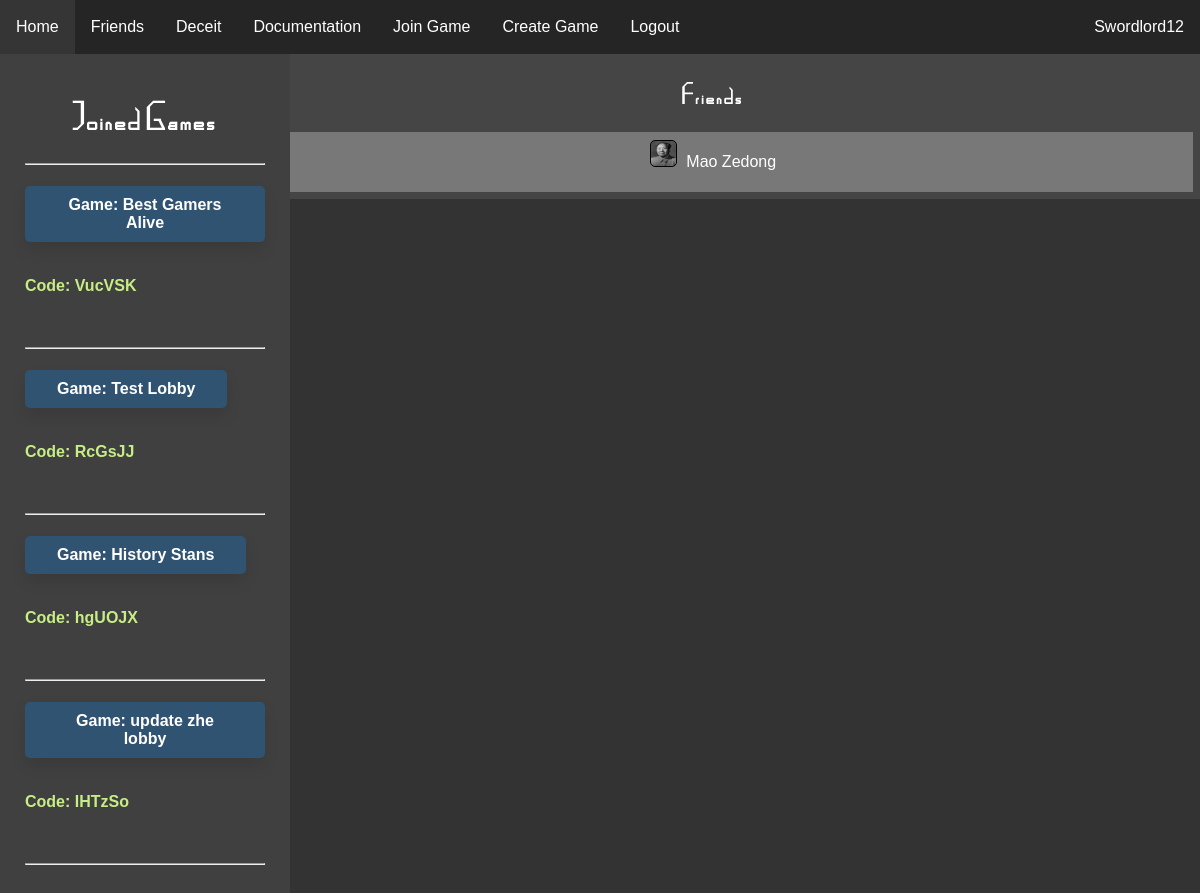
Screenshot of / (signed in) with the database file from the repository.
### website/models.py (models this page shows)
class User(db.Model, UserMixin):
    id = db.Column(db.Integer, primary_key=True)
    email = db.Column(db.String(150), unique=True)
    password = db.Column(db.String(150))
    username = db.Column(db.String(150))
    pfp = db.Column(db.String(50))
    admin = db.Column(db.String(50))

class Game(db.Model):
    id = db.Column(db.Integer, primary_key=True)
    game_name = db.Column(db.String(25))
    is_started = db.Column(db.String(5))
    code = db.Column(db.String(10), unique=True)
    host = db.Column(db.Integer, db.ForeignKey('user.id'))
    draft_pos = db.Column(db.Integer)
    ticker = db.Column(db.Integer)

### website/views.py (the view)
@views.route('/', methods=["GET", "POST"])
@login_required
def home():
    game = []
    friends = []
    for games in db.session.query(GamesJoined).filter_by(user = current_user.id):
        id = games.game
        for filtered in db.session.query(Game).filter_by(id = id):
            links = (filtered, url_for('rooms.room', game_id=id))
            game.append(links)
    friends1 = db.session.query(Friends).filter_by(user1=current_user.id)
    friends2 = db.session.query(Friends).filter_by(user2=current_user.id)
    for friend in friends1:
        print('worked')
        add = db.session.query(User).filter_by(id=friend.user2).first()
        friends.append(add)
    for friend in friends2:
        add = db.session.query(User).filter_by(id=friend.user1).first()
        friends.append(add)
    return render_template("home.html", friends=friends, user=current_user, games_joined = game)

### website/templates/home.html (shortened to what this page needs)
{% extends "base.html" %} {% block title %}Home{% endblock %}
{% block content %}
<br/>
<head>
    <link rel="stylesheet" type="text/css" href="/static/css/home.css" />
</head>
<body style="overflow:hidden">
    <div class="left-sidebar">
    {% if games_joined != [] %}
    {% set counter = 0 %}
    <div id="game_list">
        <h1 style="text-align: center;">Joined Games</h1>
    <hr>
    {% for game in games_joined %}
        {% set counter = counter+1 %}
        <h2 class="home-heading"><a class="game-link" id="game_headings{{counter}}" href={{game[1]}}>Game: {{ game[0].game_name }}</a></h2> <h4 class="game-code">Code: {{ game[0].code }}</h4> <br/>
    <hr>
    {% endfor %}
    {% else %}
        <h1>No games joined currently. Join one <a class="join-here">here</a></h1>
    {% endif %}
    <br/>
    <br/>
    <br/>
    <br/>
    <br/>
    <br/>
    </div>
    </div>
    <article class="friends">
        <h1 class="friends_title"><a class = "game-link" href="{{url_for('profiles.friends')}}">Friends</a></h1>
        {% for friend in friends %}
            <article class="individual">
                <div class="box" style="background-image:url({{friend.pfp}})"></div>
                <p style="display:inline-block">
                    <a class="game-link" style="display:inline-block" href="{{url_for('profiles.profile', user_id=friend.id)}}">{{friend.username}}</a>
                </p>
            </article>
        {% else %}
            <article class="individual">
                <p>You have no friends.</p>
            </article>
        {% endfor %}
    </article>
</body>
{% endblock %}

### website/templates/base.html (shortened to what this page needs)
<!DOCTYPE html>
<html lang="en">
<head>
    <link rel="stylesheet" type="text/css" href="/static/css/main.css" />
</head>
<body>
    <ul class="navbar">
      {% if user.is_authenticated %}
      <li><a class="nav-item nav-link" id="home" href="/">Home</a></li>
      <li><a class="nav-item nav-link" id="friends" href="/user/friends">Friends</a></li>
      <li><a class="nav-item nav-link" id="deceit" href="/deceit">Deceit</a></li>
      <li><a class="nav-item nav-link" id="docs" href="/docs/">Documentation</a></li>
      <li><a class="nav-item nav-link" id="join_game" href="/join-game">Join Game</a></li>
      <li><a class="nav-item nav-link" id="create_game" href="/create-game">Create Game</a></li>
      <li><a class="nav-item nav-link" id="logout" href="/logout">Logout</a></li>
      <li><a class="nav-user nav-link" id="user_link" href="{{url_for('profiles.profile', user_id=user.id)}}">{{ user.username }}</a></li>
      {% else %}
      <li><a class="nav-item nav-link" id="login" href="/login">Login</a></li>
      <li><a class="nav-item nav-link" id="signUp" href="/sign-up">Sign Up</a></li>
      {% endif %}
    </ul>
    <div id="main_div">
    <div class="container">
        {% block content %}
        {% endblock %}
    </div>
    </div>
</body>
</html>

### website/static/css/main.css (style rules this page uses)
#main_div { margin-top: 30px; padding: 20px; }
.game-link { text-decoration: none; color: white; }
h1 { font-family: MapGame; letter-spacing: 2px; }
body { margin: 0px; background-color: #333333; color: white; }
.navbar { list-style-type: none; margin: 0; padding: 0; overflow: hidden; background-color: #252525; position: fixed; top: 0; width: 100%; }
.nav-item { float: left; }
.nav-user { float:right; }
.nav-link { display: block; color: white; text-align: center; padding: 18px 16px; text-decoration: none; }
.box { display: inline-block; height: 25px; width: 25px; margin-bottom: 0px; margin-right: 5px; border: 1px solid black; border-radius: 5px; clear: both; background-size: 25px 25px; }
html { font-family: Arial, Helvetica, sans-serif; }

### website/static/css/home.css (style rules this page uses)
#main_div { margin-top: 36px; padding: 0px; }
.left-sidebar { width: 20%; height: 100%; padding: 25px; background-color: #404040; position: absolute; overflow-y: scroll; }
.home-heading { background-color: #315372; border: none; color: white; padding: 10px 32px; text-align: center; text-decoration: none; display: inline-block; font-size: 16px; border-radius: 5px; transition-duration: 0.4s; box-shadow: 0px 8px 15px rgba(0, 0, 0, 0.1); cursor: pointer; }
.game-code { color: #C7ED85; border-bottom: 2px black; padding-bottom: 5px; }
.friends { margin: 0; padding: 7px; background-color: #454545; width: 80%; height: 100%; float: right; text-align: center; }
.friends_title { font-weight: 700 }
.individual { padding-top: 5px; margin-top: 5px; padding-left: 3px; padding-bottom: 5px; padding-right: 3px; background-color: #787878; text-align: center; }

### rows the page displays
User: username "Swordlord12"
Game: game_name "Best Gamers Alive", code "VucVSK"
Game: game_name "Test Lobby", code "RcGsJJ"
Game: game_name "History Stans", code "hgUOJX"
Game: game_name "update zhe lobby", code "IHTzSo"
User: pfp (picture), username "Mao Zedong"
